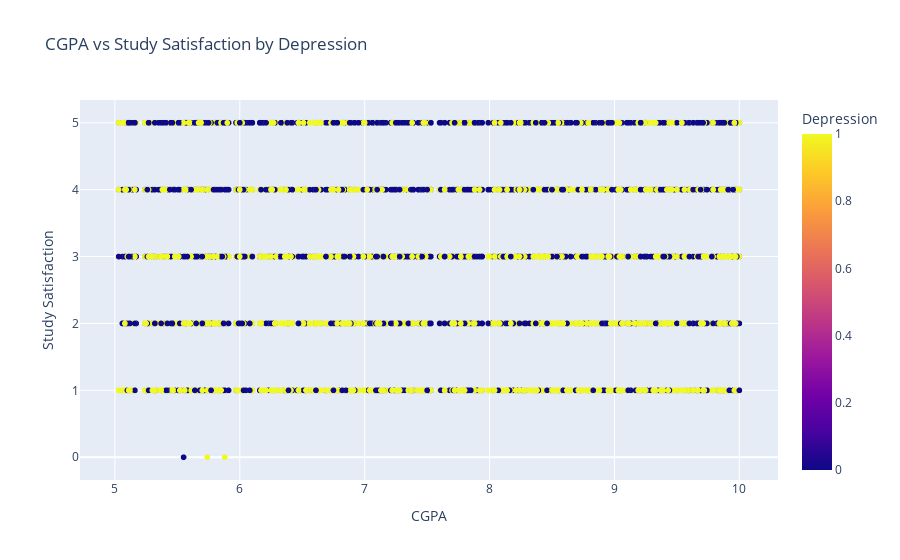

Notebook code cell kept with this figure:
### Markdown cell above
### CGPA Distribution by Depression Status

This boxplot shows the distribution of CGPA scores (out of 10) for students categorized as depressed versus not depressed.

#### Observations:

- Both groups share a similar CGPA range, spanning from around 5 to 10.
- The median CGPA is slightly higher for students who are not depressed compared to those who are.
- The overall interquartile ranges are also similar, but the depressed group shows a marginally lower central tendency.

#### Conclusion:

While academic performance (CGPA) alone may not be a strong indicator of depression, students with slightly lower CGPAs tend to report higher depression rates. The difference is subtle, indicating that CGPA might be a supporting factor but not a primary determinant of depression in this dataset.

### Code cell
# Create an interactive scatter plot of CGPA vs Study Satisfaction, colored by Depression status
# Includes additional hover info (Age, Gender, Academic Pressure) to explore potential patterns
fig = px.scatter(
    df,
    x="CGPA",
    y="Study Satisfaction",
    color="Depression",
    hover_data=["Age", "Gender", "Academic Pressure"],
    title="CGPA vs Study Satisfaction by Depression",
)
fig.show()

### Figure 1 — Plotly figure (JSON) as saved in the notebook; plotly's stock layout.template omitted (floating-point values rounded to 4 significant figures; data arrays with more than 128 entries replaced by an {"elided": "..."} marker saying what was removed)
{"data": [{"customdata": {"elided": "27887x3 mixed values"}, "hovertemplate": "CGPA=%{x}<br>Study Satisfaction=%{y}<br>Age=%{customdata[0]}<br>Gender=%{customdata[1]}<br>Academic Pressure=%{customdata[2]}<br>Depression=%{marker.color}<extra></extra>", "legendgroup": "", "marker": {"color": {"elided": "27887 int values"}, "coloraxis": "coloraxis", "symbol": "circle"}, "mode": "markers", "name": "", "showlegend": false, "type": "scattergl", "x": {"elided": "27887 float values"}, "xaxis": "x", "y": {"elided": "27887 int values"}, "yaxis": "y"}], "layout": {"coloraxis": {"colorbar": {"title": {"text": "Depression"}}, "colorscale": [[0, "#0d0887"], [0.1111, "#46039f"], [0.2222, "#7201a8"], [0.3333, "#9c179e"], [0.4444, "#bd3786"], [0.5556, "#d8576b"], [0.6667, "#ed7953"], [0.7778, "#fb9f3a"], [0.8889, "#fdca26"], [1, "#f0f921"]]}, "legend": {"tracegroupgap": 0}, "title": {"text": "CGPA vs Study Satisfaction by Depression"}, "xaxis": {"anchor": "y", "domain": [0, 1], "title": {"text": "CGPA"}}, "yaxis": {"anchor": "x", "domain": [0, 1], "title": {"text": "Study Satisfaction"}}}}
